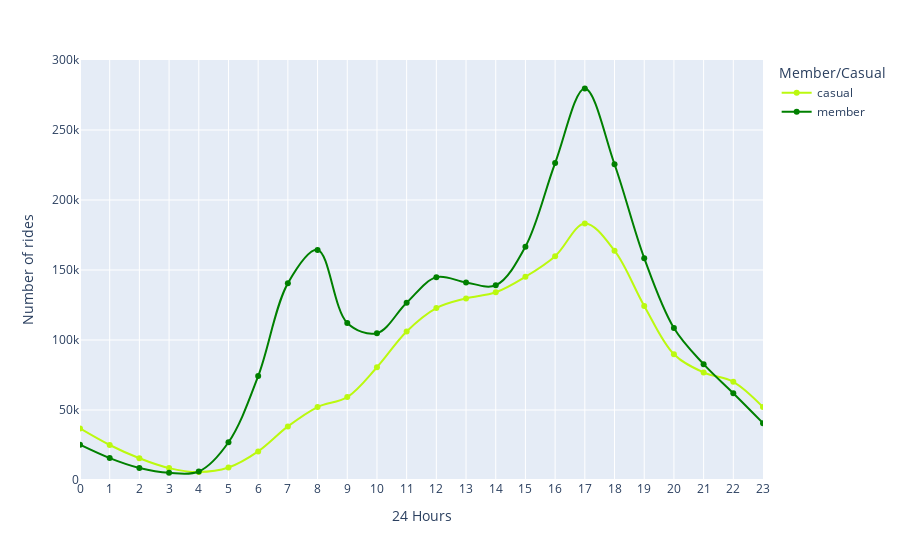

Notebook source saved alongside this figure:
### Code cell
# Number of rides / hour
fig_6 = df.groupby(['hour', 'member_casual'], as_index=False).count()

fig_6 = px.line(fig_6, x = 'hour', y = 'ride_id', range_x = [0,23], range_y = [0,300000],
                 color = 'member_casual',
                 line_shape = 'spline',
                 markers=True,
                 labels = {'ride_id': 'Number of rides', 'hour': '24 Hours', 'member_casual': 'Member/Casual'},
                 hover_name = 'member_casual', hover_data = {'member_casual': False, 'month': False, 'ride_id': True},
                 color_discrete_map = {'casual': '#BBF90F', 'member': '#008000'})
fig_6.update_xaxes(dtick=1)
fig_6.show()

### Figure 1 — Plotly figure (JSON) as saved in the notebook; plotly's stock layout.template omitted (floating-point values rounded to 4 significant figures)
{"data": [{"customdata": [["casual", 36844], ["casual", 24995], ["casual", 15499], ["casual", 8487], ["casual", 5701], ["casual", 8896], ["casual", 20410], ["casual", 38268], ["casual", 52097], ["casual", 59218], ["casual", 80564], ["casual", 106099], ["casual", 122783], ["casual", 129706], ["casual", 134083], ["casual", 145173], ["casual", 159893], ["casual", 183228], ["casual", 163819], ["casual", 124329], ["casual", 89799], ["casual", 76807], ["casual", 70119], ["casual", 52085]], "hovertemplate": "<b>%{hovertext}</b><br><br>24 Hours=%{x}<br>Number of rides=%{y}<extra></extra>", "hovertext": ["casual", "casual", "casual", "casual", "casual", "casual", "casual", "casual", "casual", "casual", "casual", "casual", "casual", "casual", "casual", "casual", "casual", "casual", "casual", "casual", "casual", "casual", "casual", "casual"], "legendgroup": "casual", "line": {"color": "#BBF90F", "dash": "solid", "shape": "spline"}, "marker": {"symbol": "circle"}, "mode": "markers+lines", "name": "casual", "orientation": "v", "showlegend": true, "type": "scatter", "x": [0, 1, 2, 3, 4, 5, 6, 7, 8, 9, 10, 11, 12, 13, 14, 15, 16, 17, 18, 19, 20, 21, 22, 23], "xaxis": "x", "y": [36844, 24995, 15499, 8487, 5701, 8896, 20410, 38268, 52097, 59218, 80564, 106099, 122783, 129706, 134083, 145173, 159893, 183228, 163819, 124329, 89799, 76807, 70119, 52085], "yaxis": "y"}, {"customdata": [["member", 25209], ["member", 15649], ["member", 8594], ["member", 5136], ["member", 6071], ["member", 26957], ["member", 74199], ["member", 140481], ["member", 164344], ["member", 112153], ["member", 104879], ["member", 126592], ["member", 144889], ["member", 141107], ["member", 139087], ["member", 166665], ["member", 226367], ["member", 279650], ["member", 225523], ["member", 158475], ["member", 108529], ["member", 82733], ["member", 61940], ["member", 40606]], "hovertemplate": "<b>%{hovertext}</b><br><br>24 Hours=%{x}<br>Number of rides=%{y}<extra></extra>", "hovertext": ["member", "member", "member", "member", "member", "member", "member", "member", "member", "member", "member", "member", "member", "member", "member", "member", "member", "member", "member", "member", "member", "member", "member", "member"], "legendgroup": "member", "line": {"color": "#008000", "dash": "solid", "shape": "spline"}, "marker": {"symbol": "circle"}, "mode": "markers+lines", "name": "member", "orientation": "v", "showlegend": true, "type": "scatter", "x": [0, 1, 2, 3, 4, 5, 6, 7, 8, 9, 10, 11, 12, 13, 14, 15, 16, 17, 18, 19, 20, 21, 22, 23], "xaxis": "x", "y": [25209, 15649, 8594, 5136, 6071, 26957, 74199, 140481, 164344, 112153, 104879, 126592, 144889, 141107, 139087, 166665, 226367, 279650, 225523, 158475, 108529, 82733, 61940, 40606], "yaxis": "y"}], "layout": {"legend": {"title": {"text": "Member/Casual"}, "tracegroupgap": 0}, "margin": {"t": 60}, "xaxis": {"anchor": "y", "domain": [0, 1], "dtick": 1, "range": [0, 23], "title": {"text": "24 Hours"}}, "yaxis": {"anchor": "x", "domain": [0, 1], "range": [0, 300000], "title": {"text": "Number of rides"}}}}
